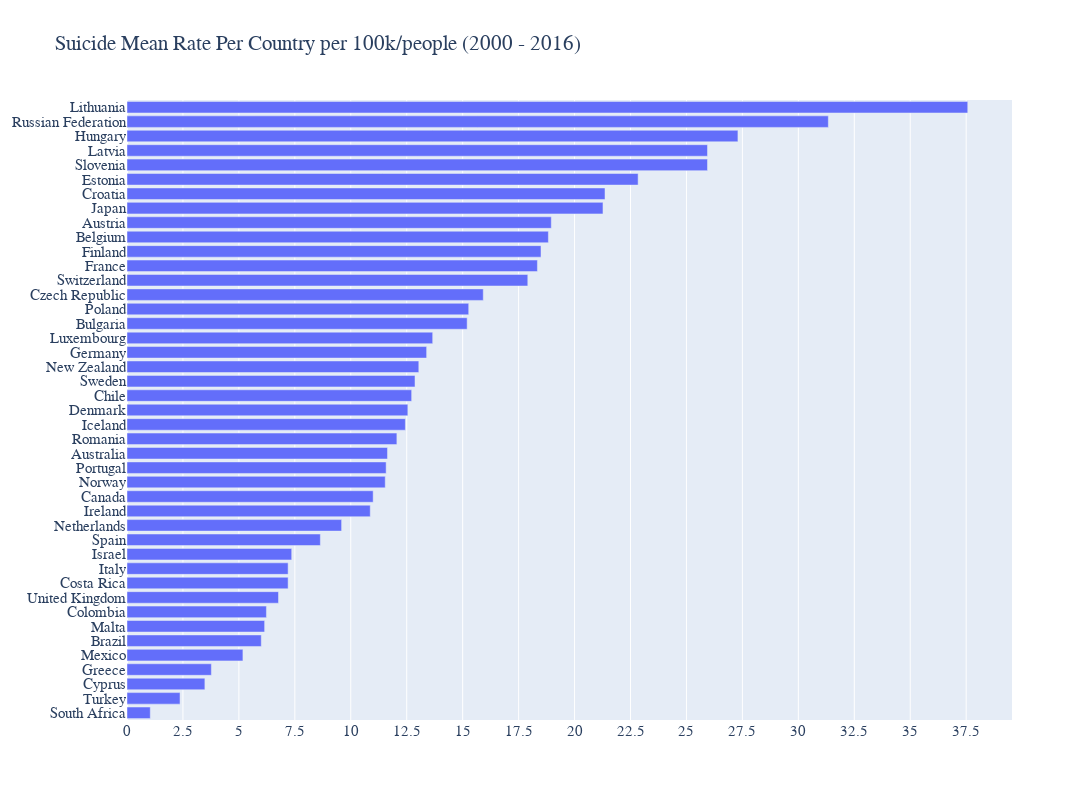

The notebook cell saved with this chart:
### Code cell
sfig = go.Figure()
sfig.add_trace(go.Bar(x=suic_countries_mean.suic_100k, y=suic_countries_mean.index, orientation="h", name="Suicide Rate/100k people"))
sfig.update_layout(legend=dict(x=0,y=1), xaxis=dict(tickmode='linear', tick0=0, dtick=2.5), width=1500, height=800, yaxis=dict(tickmode='linear'))
sfig.update_layout(title='Suicide Mean Rate Per Country per 100k/people (2000 - 2016)', font=dict(family="Arial", size=15))
sfig.show()
sfig.write_html("..\\reports\\html\\suicHBars.html")
sfig.write_image("..\\reports\\png\\suicHBars.png", width=1280, height=960)

### Figure 1 — Plotly figure (JSON) as saved in the notebook; plotly's stock layout.template omitted (floating-point values rounded to 4 significant figures)
{"data": [{"name": "Suicide Rate/100k people", "orientation": "h", "type": "bar", "x": [1.04, 2.37, 3.48, 3.77, 5.18, 6, 6.15, 6.23, 6.77, 7.2, 7.2, 7.36, 8.64, 9.59, 10.87, 11, 11.54, 11.58, 11.64, 12.06, 12.44, 12.55, 12.72, 12.87, 13.04, 13.39, 13.66, 15.2, 15.27, 15.92, 17.91, 18.34, 18.5, 18.83, 18.96, 21.27, 21.36, 22.84, 25.94, 25.94, 27.3, 31.34, 37.57], "y": ["South Africa", "Turkey", "Cyprus", "Greece", "Mexico", "Brazil", "Malta", "Colombia", "United Kingdom", "Costa Rica", "Italy", "Israel", "Spain", "Netherlands", "Ireland", "Canada", "Norway", "Portugal", "Australia", "Romania", "Iceland", "Denmark", "Chile", "Sweden", "New Zealand", "Germany", "Luxembourg", "Bulgaria", "Poland", "Czech Republic", "Switzerland", "France", "Finland", "Belgium", "Austria", "Japan", "Croatia", "Estonia", "Slovenia", "Latvia", "Hungary", "Russian Federation", "Lithuania"]}], "layout": {"font": {"family": "Arial", "size": 15}, "height": 800, "legend": {"x": 0, "y": 1}, "title": {"text": "Suicide Mean Rate Per Country per 100k/people (2000 - 2016)"}, "width": 1500, "xaxis": {"dtick": 2.5, "tick0": 0, "tickmode": "linear"}, "yaxis": {"tickmode": "linear"}}}
